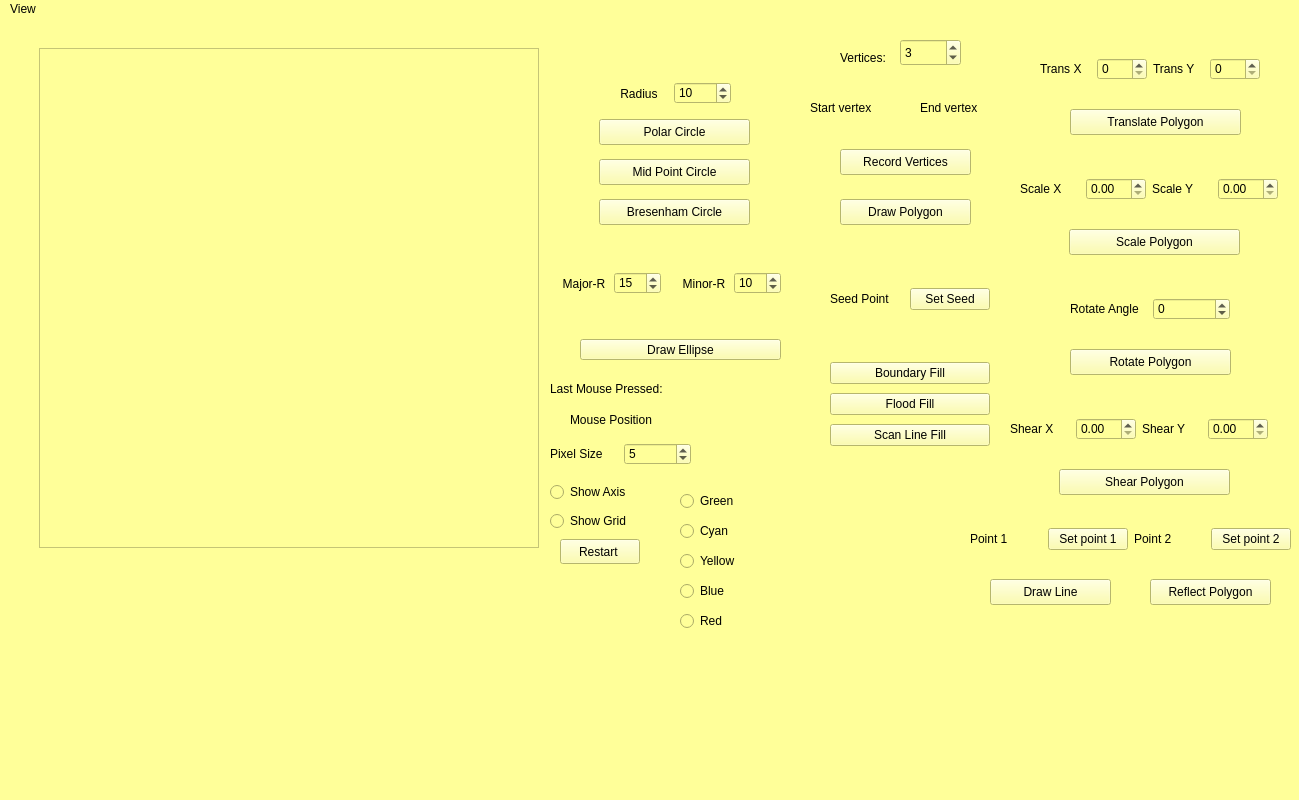
<?xml version="1.0" encoding="UTF-8"?>
<ui version="4.0">
 <class>MainWindow</class>
 <widget class="QMainWindow" name="MainWindow">
  <property name="geometry">
   <rect>
    <x>0</x>
    <y>0</y>
    <width>1299</width>
    <height>800</height>
   </rect>
  </property>
  <property name="windowTitle">
   <string>MainWindow</string>
  </property>
  <property name="styleSheet">
   <string notr="true">background-color: rgb(255,255,153);</string>
  </property>
  <widget class="QWidget" name="centralwidget">
   <widget class="frame_widget" name="frame">
    <property name="geometry">
     <rect>
      <x>39</x>
      <y>29</y>
      <width>500</width>
      <height>500</height>
     </rect>
    </property>
    <property name="frameShape">
     <enum>QFrame::StyledPanel</enum>
    </property>
    <property name="frameShadow">
     <enum>QFrame::Raised</enum>
    </property>
   </widget>
   <widget class="QWidget" name="layoutWidget">
    <property name="geometry">
     <rect>
      <x>570</x>
      <y>390</y>
      <width>201</width>
      <height>21</height>
     </rect>
    </property>
    <layout class="QHBoxLayout" name="horizontalLayout_2">
     <item>
      <widget class="QLabel" name="label_6">
       <property name="text">
        <string>Mouse Position</string>
       </property>
      </widget>
     </item>
     <item>
      <widget class="QLabel" name="coord">
       <property name="text">
        <string/>
       </property>
      </widget>
     </item>
    </layout>
   </widget>
   <widget class="QWidget" name="layoutWidget">
    <property name="geometry">
     <rect>
      <x>550</x>
      <y>420</y>
      <width>141</width>
      <height>31</height>
     </rect>
    </property>
    <layout class="QVBoxLayout" name="verticalLayout_2">
     <item>
      <layout class="QHBoxLayout" name="horizontalLayout_3">
       <item>
        <widget class="QLabel" name="label">
         <property name="text">
          <string>Pixel Size</string>
         </property>
        </widget>
       </item>
       <item>
        <widget class="QSpinBox" name="spinBox">
         <property name="maximum">
          <number>150</number>
         </property>
         <property name="value">
          <number>5</number>
         </property>
        </widget>
       </item>
      </layout>
     </item>
    </layout>
   </widget>
   <widget class="QPushButton" name="pushButton_5">
    <property name="geometry">
     <rect>
      <x>560</x>
      <y>520</y>
      <width>80</width>
      <height>25</height>
     </rect>
    </property>
    <property name="text">
     <string>Restart </string>
    </property>
   </widget>
   <widget class="QWidget" name="horizontalLayoutWidget">
    <property name="geometry">
     <rect>
      <x>550</x>
      <y>360</y>
      <width>205</width>
      <height>21</height>
     </rect>
    </property>
    <layout class="QHBoxLayout" name="horizontalLayout_6">
     <item>
      <widget class="QLabel" name="label_5">
       <property name="text">
        <string>&lt;html&gt;&lt;head/&gt;&lt;body&gt;&lt;p&gt;Last Mouse Pressed:&lt;/p&gt;&lt;/body&gt;&lt;/html&gt;</string>
       </property>
      </widget>
     </item>
     <item>
      <widget class="QLabel" name="press">
       <property name="text">
        <string/>
       </property>
      </widget>
     </item>
    </layout>
   </widget>
   <widget class="QWidget" name="horizontalLayoutWidget_2">
    <property name="geometry">
     <rect>
      <x>610</x>
      <y>60</y>
      <width>121</width>
      <height>29</height>
     </rect>
    </property>
    <layout class="QHBoxLayout" name="horizontalLayout_8">
     <item>
      <widget class="QLabel" name="label_4">
       <property name="text">
        <string>Radius</string>
       </property>
       <property name="alignment">
        <set>Qt::AlignCenter</set>
       </property>
      </widget>
     </item>
     <item>
      <widget class="QSpinBox" name="radius">
       <property name="value">
        <number>10</number>
       </property>
      </widget>
     </item>
    </layout>
   </widget>
   <widget class="QWidget" name="horizontalLayoutWidget_3">
    <property name="geometry">
     <rect>
      <x>580</x>
      <y>30</y>
      <width>171</width>
      <height>20</height>
     </rect>
    </property>
    <layout class="QHBoxLayout" name="horizontalLayout_9">
     <item>
      <widget class="QLabel" name="center">
       <property name="text">
        <string/>
       </property>
       <property name="alignment">
        <set>Qt::AlignCenter</set>
       </property>
      </widget>
     </item>
    </layout>
   </widget>
   <widget class="QWidget" name="horizontalLayoutWidget_4">
    <property name="geometry">
     <rect>
      <x>560</x>
      <y>250</y>
      <width>101</width>
      <height>29</height>
     </rect>
    </property>
    <layout class="QHBoxLayout" name="horizontalLayout">
     <item>
      <widget class="QLabel" name="label_9">
       <property name="text">
        <string>Major-R</string>
       </property>
       <property name="alignment">
        <set>Qt::AlignCenter</set>
       </property>
      </widget>
     </item>
     <item>
      <widget class="QSpinBox" name="major">
       <property name="value">
        <number>15</number>
       </property>
      </widget>
     </item>
    </layout>
   </widget>
   <widget class="QWidget" name="horizontalLayoutWidget_5">
    <property name="geometry">
     <rect>
      <x>680</x>
      <y>250</y>
      <width>101</width>
      <height>29</height>
     </rect>
    </property>
    <layout class="QHBoxLayout" name="horizontalLayout_7">
     <item>
      <widget class="QLabel" name="label_10">
       <property name="text">
        <string>Minor-R</string>
       </property>
       <property name="alignment">
        <set>Qt::AlignCenter</set>
       </property>
      </widget>
     </item>
     <item>
      <widget class="QSpinBox" name="minor">
       <property name="value">
        <number>10</number>
       </property>
      </widget>
     </item>
    </layout>
   </widget>
   <widget class="QWidget" name="horizontalLayoutWidget_6">
    <property name="geometry">
     <rect>
      <x>590</x>
      <y>290</y>
      <width>171</width>
      <height>21</height>
     </rect>
    </property>
    <layout class="QHBoxLayout" name="horizontalLayout_10">
     <item>
      <widget class="QLabel" name="center_2">
       <property name="text">
        <string/>
       </property>
       <property name="alignment">
        <set>Qt::AlignCenter</set>
       </property>
      </widget>
     </item>
    </layout>
   </widget>
   <widget class="QPushButton" name="pushButton_7">
    <property name="geometry">
     <rect>
      <x>580</x>
      <y>320</y>
      <width>201</width>
      <height>21</height>
     </rect>
    </property>
    <property name="text">
     <string>Draw Ellipse</string>
    </property>
   </widget>
   <widget class="QWidget" name="layoutWidget">
    <property name="geometry">
     <rect>
      <x>550</x>
      <y>460</y>
      <width>101</width>
      <height>56</height>
     </rect>
    </property>
    <layout class="QVBoxLayout" name="verticalLayout">
     <item>
      <widget class="QRadioButton" name="radioButton">
       <property name="text">
        <string>Show Axis</string>
       </property>
       <property name="autoExclusive">
        <bool>false</bool>
       </property>
      </widget>
     </item>
     <item>
      <widget class="QRadioButton" name="radioButton_2">
       <property name="text">
        <string>Show Grid</string>
       </property>
       <property name="autoExclusive">
        <bool>false</bool>
       </property>
      </widget>
     </item>
    </layout>
   </widget>
   <widget class="QRadioButton" name="radioButton_3">
    <property name="geometry">
     <rect>
      <x>680</x>
      <y>470</y>
      <width>102</width>
      <height>24</height>
     </rect>
    </property>
    <property name="text">
     <string>Green</string>
    </property>
   </widget>
   <widget class="QRadioButton" name="radioButton_4">
    <property name="geometry">
     <rect>
      <x>680</x>
      <y>500</y>
      <width>102</width>
      <height>24</height>
     </rect>
    </property>
    <property name="text">
     <string>Cyan</string>
    </property>
   </widget>
   <widget class="QRadioButton" name="radioButton_5">
    <property name="geometry">
     <rect>
      <x>680</x>
      <y>530</y>
      <width>102</width>
      <height>24</height>
     </rect>
    </property>
    <property name="text">
     <string>Yellow</string>
    </property>
   </widget>
   <widget class="QPushButton" name="pushButton">
    <property name="geometry">
     <rect>
      <x>599</x>
      <y>100</y>
      <width>151</width>
      <height>26</height>
     </rect>
    </property>
    <property name="text">
     <string>Polar Circle</string>
    </property>
   </widget>
   <widget class="QPushButton" name="pushButton_2">
    <property name="geometry">
     <rect>
      <x>599</x>
      <y>140</y>
      <width>151</width>
      <height>26</height>
     </rect>
    </property>
    <property name="text">
     <string>Mid Point Circle</string>
    </property>
   </widget>
   <widget class="QPushButton" name="pushButton_3">
    <property name="geometry">
     <rect>
      <x>599</x>
      <y>180</y>
      <width>151</width>
      <height>26</height>
     </rect>
    </property>
    <property name="text">
     <string>Bresenham Circle</string>
    </property>
   </widget>
   <widget class="QLabel" name="label_2">
    <property name="geometry">
     <rect>
      <x>840</x>
      <y>30</y>
      <width>58</width>
      <height>18</height>
     </rect>
    </property>
    <property name="text">
     <string>Vertices: </string>
    </property>
   </widget>
   <widget class="QSpinBox" name="vertices">
    <property name="geometry">
     <rect>
      <x>900</x>
      <y>20</y>
      <width>61</width>
      <height>27</height>
     </rect>
    </property>
    <property name="value">
     <number>3</number>
    </property>
   </widget>
   <widget class="QLabel" name="polygonStart">
    <property name="geometry">
     <rect>
      <x>810</x>
      <y>80</y>
      <width>101</width>
      <height>18</height>
     </rect>
    </property>
    <property name="text">
     <string>Start vertex</string>
    </property>
   </widget>
   <widget class="QLabel" name="polygonEnd">
    <property name="geometry">
     <rect>
      <x>920</x>
      <y>80</y>
      <width>101</width>
      <height>18</height>
     </rect>
    </property>
    <property name="text">
     <string>End vertex</string>
    </property>
   </widget>
   <widget class="QPushButton" name="pushButton_4">
    <property name="geometry">
     <rect>
      <x>840</x>
      <y>130</y>
      <width>131</width>
      <height>26</height>
     </rect>
    </property>
    <property name="text">
     <string>Record Vertices</string>
    </property>
   </widget>
   <widget class="QPushButton" name="pushButton_6">
    <property name="geometry">
     <rect>
      <x>840</x>
      <y>180</y>
      <width>131</width>
      <height>26</height>
     </rect>
    </property>
    <property name="text">
     <string>Draw Polygon</string>
    </property>
   </widget>
   <widget class="QRadioButton" name="radioButton_6">
    <property name="geometry">
     <rect>
      <x>680</x>
      <y>560</y>
      <width>102</width>
      <height>24</height>
     </rect>
    </property>
    <property name="text">
     <string>Blue</string>
    </property>
   </widget>
   <widget class="QRadioButton" name="radioButton_7">
    <property name="geometry">
     <rect>
      <x>680</x>
      <y>590</y>
      <width>102</width>
      <height>24</height>
     </rect>
    </property>
    <property name="text">
     <string>Red</string>
    </property>
   </widget>
   <widget class="QWidget" name="horizontalLayoutWidget_7">
    <property name="geometry">
     <rect>
      <x>830</x>
      <y>240</y>
      <width>160</width>
      <height>80</height>
     </rect>
    </property>
    <layout class="QHBoxLayout" name="horizontalLayout_4">
     <item>
      <widget class="QLabel" name="seed">
       <property name="text">
        <string>Seed Point</string>
       </property>
      </widget>
     </item>
     <item>
      <widget class="QPushButton" name="pushButton_8">
       <property name="text">
        <string>Set Seed</string>
       </property>
      </widget>
     </item>
    </layout>
   </widget>
   <widget class="QWidget" name="verticalLayoutWidget">
    <property name="geometry">
     <rect>
      <x>830</x>
      <y>340</y>
      <width>160</width>
      <height>92</height>
     </rect>
    </property>
    <layout class="QVBoxLayout" name="verticalLayout_3">
     <item>
      <widget class="QPushButton" name="pushButton_9">
       <property name="text">
        <string>Boundary Fill</string>
       </property>
      </widget>
     </item>
     <item>
      <widget class="QPushButton" name="pushButton_11">
       <property name="text">
        <string>Flood Fill</string>
       </property>
      </widget>
     </item>
     <item>
      <widget class="QPushButton" name="pushButton_10">
       <property name="text">
        <string>Scan Line Fill</string>
       </property>
      </widget>
     </item>
    </layout>
   </widget>
   <widget class="QWidget" name="horizontalLayoutWidget_8">
    <property name="geometry">
     <rect>
      <x>1040</x>
      <y>10</y>
      <width>220</width>
      <height>80</height>
     </rect>
    </property>
    <layout class="QHBoxLayout" name="horizontalLayout_5">
     <item>
      <widget class="QLabel" name="label_3">
       <property name="text">
        <string>Trans X</string>
       </property>
      </widget>
     </item>
     <item>
      <widget class="QSpinBox" name="transx"/>
     </item>
     <item>
      <widget class="QLabel" name="label_7">
       <property name="text">
        <string>Trans Y</string>
       </property>
      </widget>
     </item>
     <item>
      <widget class="QSpinBox" name="transy"/>
     </item>
    </layout>
   </widget>
   <widget class="QPushButton" name="pushButton_12">
    <property name="geometry">
     <rect>
      <x>1070</x>
      <y>90</y>
      <width>171</width>
      <height>26</height>
     </rect>
    </property>
    <property name="text">
     <string>Translate Polygon</string>
    </property>
   </widget>
   <widget class="QWidget" name="horizontalLayoutWidget_9">
    <property name="geometry">
     <rect>
      <x>1020</x>
      <y>130</y>
      <width>258</width>
      <height>80</height>
     </rect>
    </property>
    <layout class="QHBoxLayout" name="horizontalLayout_11">
     <item>
      <widget class="QLabel" name="label_8">
       <property name="text">
        <string>Scale X</string>
       </property>
      </widget>
     </item>
     <item>
      <widget class="QDoubleSpinBox" name="scalex">
       <property name="singleStep">
        <double>0.100000000000000</double>
       </property>
      </widget>
     </item>
     <item>
      <widget class="QLabel" name="label_11">
       <property name="text">
        <string>Scale Y</string>
       </property>
      </widget>
     </item>
     <item>
      <widget class="QDoubleSpinBox" name="scaley">
       <property name="singleStep">
        <double>0.100000000000000</double>
       </property>
      </widget>
     </item>
    </layout>
   </widget>
   <widget class="QPushButton" name="pushButton_13">
    <property name="geometry">
     <rect>
      <x>1069</x>
      <y>210</y>
      <width>171</width>
      <height>26</height>
     </rect>
    </property>
    <property name="text">
     <string>Scale Polygon</string>
    </property>
   </widget>
   <widget class="QWidget" name="horizontalLayoutWidget_10">
    <property name="geometry">
     <rect>
      <x>1070</x>
      <y>250</y>
      <width>160</width>
      <height>80</height>
     </rect>
    </property>
    <layout class="QHBoxLayout" name="horizontalLayout_12">
     <item>
      <widget class="QLabel" name="label_12">
       <property name="text">
        <string>Rotate Angle</string>
       </property>
      </widget>
     </item>
     <item>
      <widget class="QSpinBox" name="rotate">
       <property name="minimum">
        <number>-180</number>
       </property>
       <property name="maximum">
        <number>180</number>
       </property>
       <property name="singleStep">
        <number>5</number>
       </property>
      </widget>
     </item>
    </layout>
   </widget>
   <widget class="QPushButton" name="pushButton_14">
    <property name="geometry">
     <rect>
      <x>1070</x>
      <y>330</y>
      <width>161</width>
      <height>26</height>
     </rect>
    </property>
    <property name="text">
     <string>Rotate Polygon</string>
    </property>
   </widget>
   <widget class="QWidget" name="horizontalLayoutWidget_11">
    <property name="geometry">
     <rect>
      <x>1010</x>
      <y>370</y>
      <width>258</width>
      <height>80</height>
     </rect>
    </property>
    <layout class="QHBoxLayout" name="horizontalLayout_13">
     <item>
      <widget class="QLabel" name="label_13">
       <property name="text">
        <string>Shear X</string>
       </property>
      </widget>
     </item>
     <item>
      <widget class="QDoubleSpinBox" name="shearx">
       <property name="singleStep">
        <double>0.500000000000000</double>
       </property>
      </widget>
     </item>
     <item>
      <widget class="QLabel" name="label_14">
       <property name="text">
        <string>Shear Y</string>
       </property>
      </widget>
     </item>
     <item>
      <widget class="QDoubleSpinBox" name="sheary">
       <property name="singleStep">
        <double>0.500000000000000</double>
       </property>
      </widget>
     </item>
    </layout>
   </widget>
   <widget class="QPushButton" name="pushButton_15">
    <property name="geometry">
     <rect>
      <x>1059</x>
      <y>450</y>
      <width>171</width>
      <height>26</height>
     </rect>
    </property>
    <property name="text">
     <string>Shear Polygon</string>
    </property>
   </widget>
   <widget class="QWidget" name="horizontalLayoutWidget_12">
    <property name="geometry">
     <rect>
      <x>970</x>
      <y>480</y>
      <width>321</width>
      <height>80</height>
     </rect>
    </property>
    <layout class="QHBoxLayout" name="horizontalLayout_14">
     <item>
      <widget class="QLabel" name="point1">
       <property name="text">
        <string>Point 1</string>
       </property>
      </widget>
     </item>
     <item>
      <widget class="QPushButton" name="pushButton_16">
       <property name="text">
        <string>Set point 1</string>
       </property>
      </widget>
     </item>
     <item>
      <widget class="QLabel" name="point2">
       <property name="text">
        <string>Point 2</string>
       </property>
      </widget>
     </item>
     <item>
      <widget class="QPushButton" name="pushButton_17">
       <property name="text">
        <string>Set point 2</string>
       </property>
      </widget>
     </item>
    </layout>
   </widget>
   <widget class="QPushButton" name="pushButton_18">
    <property name="geometry">
     <rect>
      <x>990</x>
      <y>560</y>
      <width>121</width>
      <height>26</height>
     </rect>
    </property>
    <property name="text">
     <string>Draw Line</string>
    </property>
   </widget>
   <widget class="QPushButton" name="pushButton_19">
    <property name="geometry">
     <rect>
      <x>1150</x>
      <y>560</y>
      <width>121</width>
      <height>26</height>
     </rect>
    </property>
    <property name="text">
     <string>Reflect Polygon</string>
    </property>
   </widget>
  </widget>
  <widget class="QMenuBar" name="menubar">
   <property name="geometry">
    <rect>
     <x>0</x>
     <y>0</y>
     <width>1299</width>
     <height>23</height>
    </rect>
   </property>
   <widget class="QMenu" name="menuCreate_New">
    <property name="styleSheet">
     <string notr="true"/>
    </property>
    <property name="title">
     <string>View</string>
    </property>
   </widget>
   <addaction name="menuCreate_New"/>
  </widget>
  <widget class="QStatusBar" name="statusbar"/>
 </widget>
 <customwidgets>
  <customwidget>
   <class>frame_widget</class>
   <extends>QFrame</extends>
   <header>frame_widget.h</header>
   <container>1</container>
  </customwidget>
 </customwidgets>
 <resources/>
 <connections/>
</ui>
